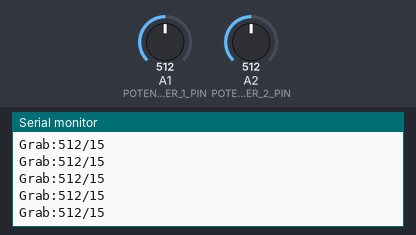
This sketch was run on a simulated Arduino Uno, built with avr-gcc and run on an emulated ATmega328P. Parts: the last lines printed to the serial monitor. The inputs (shaded band) are chosen by the test bench; at power-on: A2 (POTENTIOMETER_2_PIN) = 512, A1 (POTENTIOMETER_1_PIN) = 512.

Above: at 1.2 s.
1.3 s: A2 (POTENTIOMETER_2_PIN) set to 420
At 2.2 s:
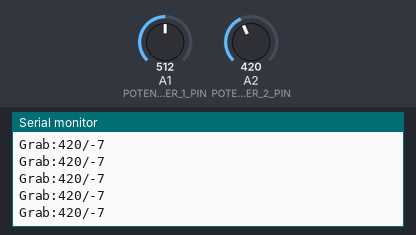
2.8 s: A2 (POTENTIOMETER_2_PIN) set to 395
At 3.9 s:
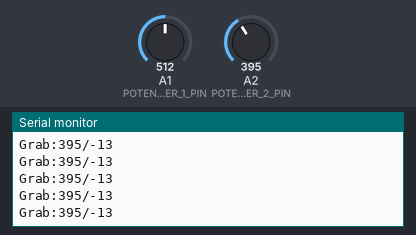
Timing chart, 0 to 5.8 s (numbered marks = the images above; inputs shaded):
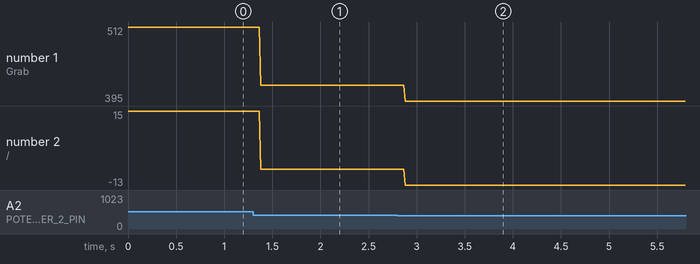

The sketch:

Test_POT.ino
```cpp
#define NUM_POTENTIOMETER_1_ZERO_DEGREE 500
#define NUM_POTENTIOMETER_2_ZERO_DEGREE 450
#define POTENTIOMETER_1_PIN  1
#define POTENTIOMETER_2_PIN  2

void setup(){
  Serial.begin(9600);
}

void loop(){
  int i=CheckGrabAngle();
  int j=CheckSecondaryArmAngle();
  int v1=analogRead(POTENTIOMETER_2_PIN);
  int v2=analogRead(POTENTIOMETER_1_PIN);

  Serial.print("Grab:");
  Serial.print(v1);
  Serial.print("/");
  Serial.println(i);
  /*
  Serial.print("Arm");
  Serial.print(v2);
  Serial.print("/");
  Serial.println(j);
  delay(500);
  */
}

int CheckGrabAngle(){
  int value=analogRead(POTENTIOMETER_2_PIN);
  value=int((value-NUM_POTENTIOMETER_2_ZERO_DEGREE)/(1023/230));
  return value;
}

int CheckSecondaryArmAngle(){
  int value=analogRead(POTENTIOMETER_1_PIN);
  value=int((value-NUM_POTENTIOMETER_1_ZERO_DEGREE)/(1023/230));
  return value;
}
```

Measured:
- after the input at 1.3 s, the serial monitor: prints a new line after 0.08 s (image 1)
- after the input at 2.8 s, the serial monitor: prints a new line after 0.08 s (image 2)
- plotted number 1: 512 → 420 after the input at 1.3 s, 420 → 395 after the input at 2.8 s
- plotted number 2: 15 → -7 after the input at 1.3 s, -7 → -13 after the input at 2.8 s
